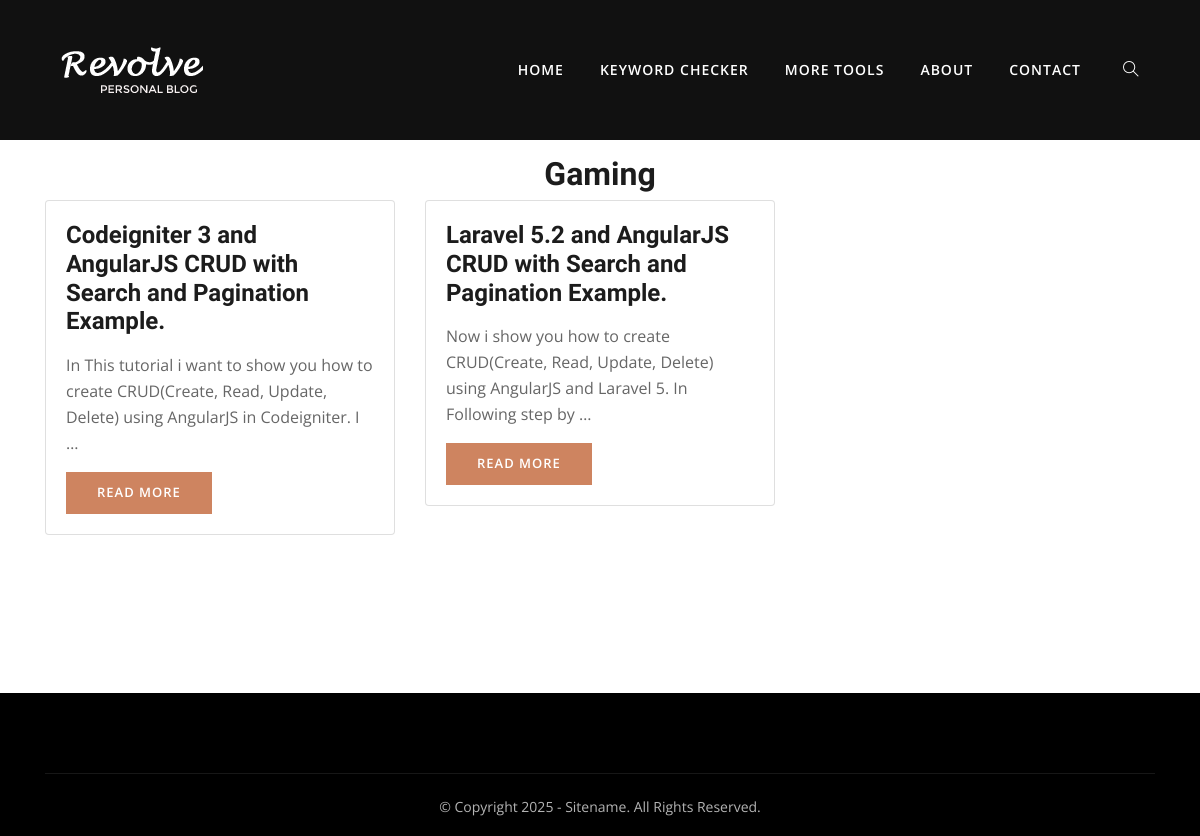
Page /category/gaming/ on the committed database.
### blog/models.py (models this page shows, shortened)
class Category(models.Model):
    name = models.CharField(max_length=255)
    slug = models.SlugField(max_length=255, unique=True, blank=True, null=True)

class Blog(models.Model):
    title = models.CharField(max_length=255)
    slug = models.SlugField(max_length=255, unique=True, blank=True, null=True)
    content = RichTextField('Content', config_name='default')
    category = models.ForeignKey('Category', on_delete=models.CASCADE)
    image = models.ImageField(upload_to='images/', blank=True, null=True)
    created_at = models.DateTimeField(auto_now_add=True)
    modified_at = models.DateTimeField(auto_now=True)
    meta_title = models.CharField(max_length=255, blank=True, null=True)
    meta_description = models.TextField(blank=True, null=True)
    status = models.CharField(max_length=10, choices=[('draft', 'Draft'), ('published', 'Published')], default='draft')
    views = models.IntegerField(default=0)
    index = models.BooleanField(default=True)

### blog/views.py (the view)
# urls.py: path('category/<slug:slug>/', category_details, name='category_details'),
def category_details(request, slug):
    category = get_object_or_404(Category, slug=slug)
    categories = Category.objects.all()
    cat_blogs = Blog.objects.filter(category=category, status="published").order_by('-created_at')
    return render(request, 'category.html', {'category': category, 'cat_blogs': cat_blogs})

### templates/category.html (shortened to what this page needs)
{% extends 'base.html' %}
{% load static %}
{% block content %}
<div class="container">
    <h2 class="text-center mt-3">{{ category.name }}</h2>
    <div class="row">
        {% for blog in cat_blogs %}
            <div class="col-lg-4 col-md-6 col-sm-6">
                <div class="card mb-2" style="min-height: 300px ;">
                    <div class="card-body">
                        <h3 class="card-title">{{ blog.title }}</h3>
                        <p class="card-text">{{ blog.content|truncatewords:20|safe }}</p>
                        <a href="{% url 'single_blog' blog.slug %}" class="btn btn-primary">Read More</a>
                    </div>
                </div>
            </div>
        {% empty %}
            <p class="text-center">No posts available in this category.</p>
        {% endfor %}
    </div>
</div>
{% endblock %}

### static/css/style.css (style rules this page uses)
body, p { font-family: "Open Sans", sans-serif; line-height: 26px; font-size: 16px; text-rendering: optimizeLegibility; color: #666; font-weight: 400; }
html { overflow-x: hidden; width: 100%; height: 100%; }
h1, .h1, h2, .h2, h3, .h3, h4, .h4, h5, .h5, h6, .h6 { color: #1c1c1c; font-weight: 600; font-family: "Unna", serif; }
h2, .h2 { font-size: 32px; line-height: 36px; font-weight: 700; }
h3, .h3 { font-size: 24px; font-weight: 700; }
body { background: #fff; color: #575769; }
html, body { height: 100%; }
a { transition: all 0.3s ease-in-out; color: #000; }
a:link, a:visited { text-decoration: none; }
.btn { border-radius: 0px; padding: 10px 30px; font-weight: 600; text-transform: uppercase; color: #fff; transition: 350ms; letter-spacing: 1px; font-size: 13px; border: 1px solid transparent; }
.btn-primary { background: #ce8460; }

### rows in the picture
Category: name "Gaming"
Blog: title "Codeigniter 3 and AngularJS CRUD with Search and Pagination Example.", content "In This tutorial i want to show you how to create CRUD(Create, Read, Update, Delete) using AngularJS in Codeigniter. I …"
Blog: title "Laravel 5.2 and AngularJS CRUD with Search and Pagination Example.", content "Now i show you how to create CRUD(Create, Read, Update, Delete) using AngularJS and Laravel 5. In Following step by …"
